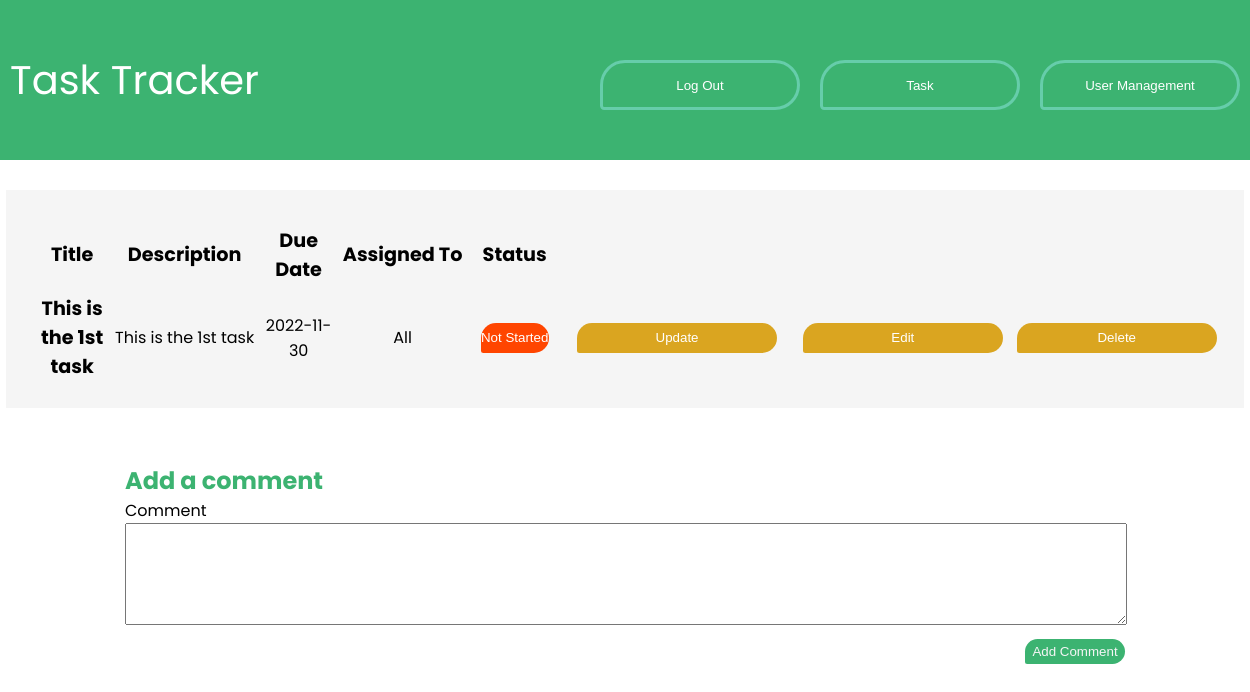
Before: /viewTask/1 (signed in) with the older database file.
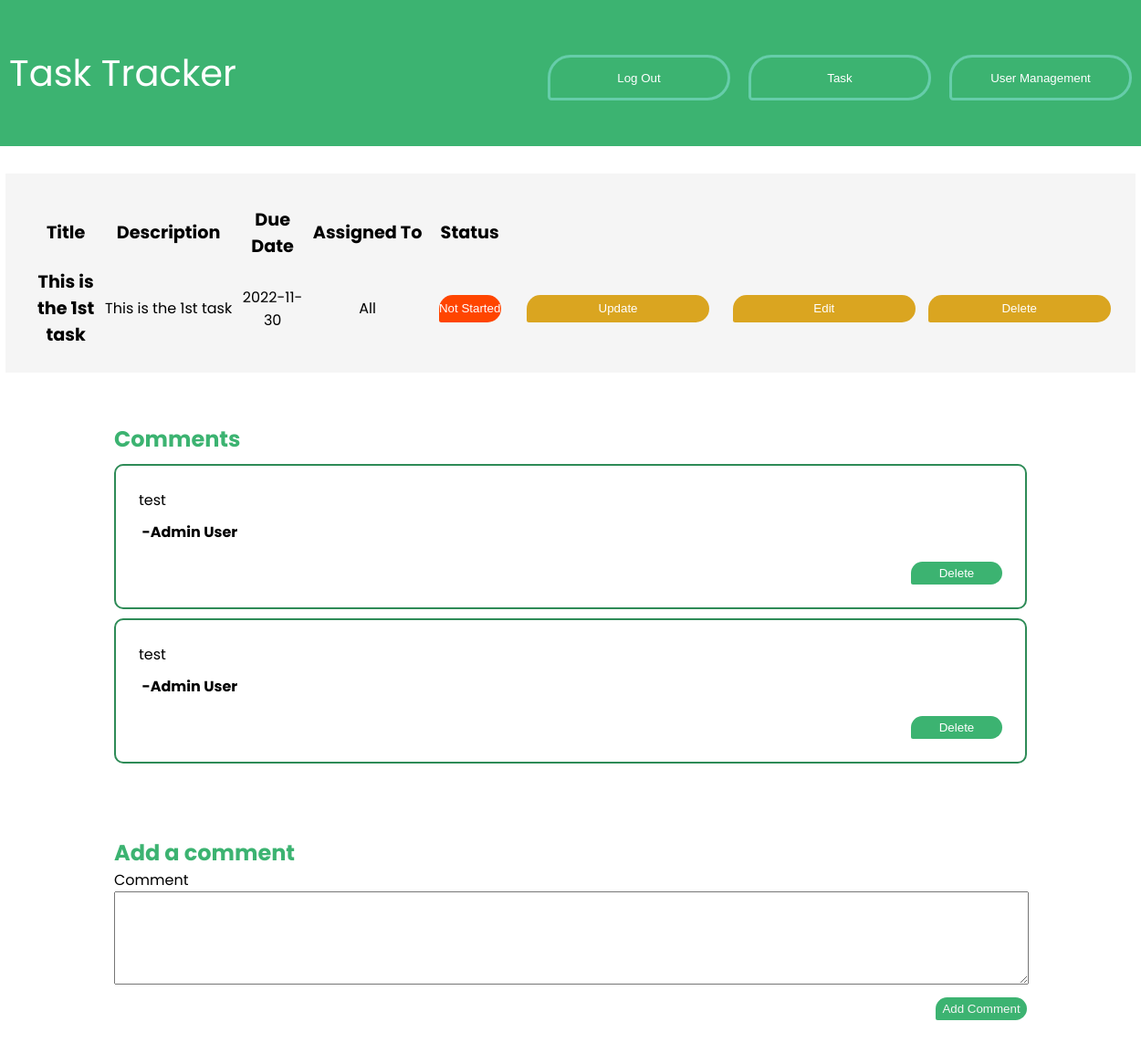
After: the same page with the newer database file.
### models.py (models this page shows, shortened)
class Todo(db.Model):
    id = db.Column(db.Integer, primary_key=True)
    title = db.Column(db.String(100))
    description = db.Column(db.String(4150))
    assigned = db.Column(db.String(100))
    due = db.Column(db.Date)
    complete = db.Column(db.Integer)
    createdBy = db.Column(db.Integer)
    comments = db.relationship("Comment", backref="comment", cascade="all, delete-orphan", lazy=True)

class Comment(db.Model):
    id = db.Column(db.Integer, primary_key=True)
    content = db.Column(db.VARCHAR, nullable=False)
    todo_id = db.Column(db.Integer, db.ForeignKey("todo.id"), nullable=False)
    user_id = db.Column(db.Integer, db.ForeignKey("user.id"), nullable=False)

class User(db.Model):
    id = db.Column(db.Integer, primary_key=True)
    name = db.Column(db.String(4150))
    email = db.Column(db.String(4150), unique=True)
    username = db.Column(db.String(100), unique=True)
    password = db.Column(db.String(100))
    access = db.Column(db.Boolean)  # True if admin, False otherwise
    pinnedTask = db.Column(db.String(4150))

### app.py (the view)
@app.route('/viewTask/<int:task_id>')
def viewTask(task_id):
    global user
    user_list = User.query.all()
    if user == User:
        return redirect(url_for('login'))
    else:
        form = CommentForm()
        return render_template('viewTask.html', user=user, user_list=user_list,
                               todo=Todo.query.filter_by(id=task_id).first(), form=form)

### forms.py
class CommentForm(FlaskForm):
    class Meta:
        csrf = False
    comment = TextAreaField(validators=[Length(min=1)])
    submit = SubmitField('Add Comment')

### templates/viewTask.html (shortened to what this page needs)
<!DOCTYPE html>
<html lang="en">
<head>
    <link rel="stylesheet" href="../static/main.css">
</head>
<body>
    <div class= "index-wrapper">
        <a class="index-header" href="/">
            Task Tracker
        </a>
        <div class="top-contain">
            <a href="/logout">
                <button class="top-bar">Log Out</button>
            </a>
            <a href="/task">
                <button class="top-bar">Task</button>
            </a>
                <a href="/ViewUsers">
                    <button class="top-bar">User Management</button>
                </a>
        </div>
    </div>
    <div id="todo" class="todo">
        <table>
            <thead>
                <th>Title</th>
                <th>Description</th>
                <th>Due Date</th>
                <th>Assigned To</th>
                <th>Status</th>
                <th></th>
                <th></th>
            </thead>
            <tbody>
                <tr>
                    <td class="title">{{ todo.title }}</td>
                    <td>{{ todo.description }}</td>
                    <td>{{ todo.due }}</td>
                    <td>{{ todo.assigned }}</td>
                    <td>{% if todo.complete == 0 %}
                        <button class="notStarted">Not Started</button>
                    {% elif todo.complete == 1 %}
                        <button class="inProgress">In Progress</button>
                    {% else %}
                        <button class="complete">Complete</button>
                    {% endif %}</td>
                    <td><a href="/update/{{ todo.id }}">
                        <button class="task-button">Update</button>
                    </a></td>
                    {% if todo.createdBy == user.id or user.access == 1 %}
                        <td><a href="/editTask/{{ todo.id }}">
                            <button class="task-button">Edit</button>
                        </a></td>
                        <td><a href="/delete/{{ todo.id }}">
                            <button class="task-button">Delete</button>
                        </a></td>
                    {% endif %}</tr>
            </tbody>
        </table>
    </div>
    {% if todo.comments %}
  {% if todo.comments|length > 0 %}
  <div class="comment-container"> <h2>Comments</h2>
    <div>
    {% for comment in todo.comments %}
        {% for commentUser in user_list %}
            {% if commentUser.id==comment.user_id %}
                <div class="comment-card"><div>{{ comment.content }} </div><div><b>&nbsp;-{{ commentUser.name }}</b></div> {% if user.access==1 or comment.user_id==user.id or todo.createdBy==user.id%}
                <a href="/deleteComment/{{ comment.id }}"><button>Delete</button></a>{% endif %}</div>
            {% endif %}
            {% endfor %}
    {% endfor %}
    </div>
  {% endif %}
{% endif %}
</div>
<form action="{{ url_for('new_comment', task_id=todo.id) }}" method="post">
  <div class="submit-container">
    <h2>Add a comment</h2>
    <div>
      {{ form.comment.label }} <br/> {{ form.comment }}
    </div>
    {{ form.submit }}
  </div>
</form>
</body>
</html>

### static/main.css (style rules this page uses)
h2 { color: mediumseagreen; font-family: 'Poppins', sans-serif; }
label:not(.ex) { display: block; float: left; width: 120px; font-family: 'Poppins', sans-serif; text-align: left; }
th { font-size: larger; height: 75px; width: 550px; font-family: 'Poppins', sans-serif; }
td { height: 75px; }
tbody { font-family: 'Poppins', sans-serif; }
td > a > button:not(.exclude) { width: 200px; height: 30px; background-color: goldenrod; border-style: none; color: white; }
a { text-decoration: none; }
.todo { text-align: center; background-color: whitesmoke; width: 95%; margin-left: auto; margin-right: auto; padding: 2%; }
.notStarted { background-color: orangered; border-style: none; color: white; height: 30px; width: 70%; border-radius: 30px 30px 30px 5px; }
.title { font-weight: bold; font-size: larger; }
.task-button { border-radius: 30px 30px 30px 5px; }
.top-bar { background-color: mediumseagreen; border-style: solid; border-color: mediumaquamarine; border-width: 3px; color: white; height: 50px; width: 200px; margin-right: 10px; margin-left: 10px; border-radius: 30px 30px 30px 5px; }
.top-contain { margin-top: 20px; display: flex; justify-content: center; }
.index-header { color: white; display: flex; justify-content: center; font-family: 'Poppins', sans-serif; font-size: 40px; padding: 10px; }
.index-wrapper { background-color: mediumseagreen; display:flex; padding: 40px; border-radius: 30px; width: 100%; justify-content: space-between; }
* { padding: 0px; margin: 0px; }
body { display: flex; flex-direction: column; align-items: center; gap:30px }
input[type="submit"] { color: white; }
.comment-container { padding: 25px; width: 80vw; }
.comment-card { text-align: left; padding: 25px; display: flex; flex-direction: column; gap: 10px; border: 2px seagreen solid; border-radius: 10px 10px 10px 10px; margin-top: 10px; }
.comment-card > a { align-self: flex-end; font-family: 'Poppins', sans-serif; }
.comment-card > a > button { background-color: mediumseagreen; border-style: none; color: white; height: 25px; width: 100px; margin-top: 10px; border-radius: 30px 30px 30px 5px; }
.comment-card > div { font-family: 'Poppins', sans-serif; }
.submit-container { padding: 25px; width: 80vw; display:flex; flex-direction: column; }
.submit-container > input { background-color: mediumseagreen; border-style: none; color: whitesmoke; height: 25px; width: 100px; margin-top: 10px; border-radius: 30px 30px 30px 5px; align-self:flex-end; }
textarea { width: 80vw; height:100px; }

Changed rows visible on the page:
added Comment: content "test"
now on this page (row unchanged): User: name "Admin User"
added Comment: content "test"
Other visible differences:
text now shown: "Comments"
